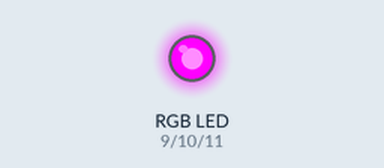
A sketch run on a simulated Arduino Uno, built with avr-gcc and run on an emulated ATmega328P. Parts: an RGB LED mixed from three pins (HIGH = lit).

Above: at 0.5 s.
At 1.5 s:
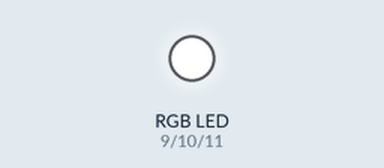
At 2.5 s:
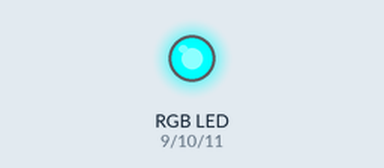
At 3.5 s:
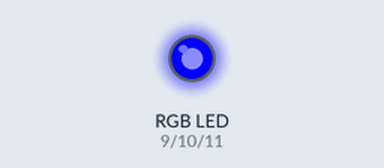
Timing chart, 0 to 4.6 s (numbered marks = the images above):
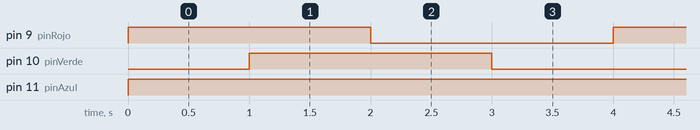

Measured:
- by itself, pin 9 (pinRojo), pin 10 (pinVerde): alternates HIGH for 2.0 s and LOW for 2.0 s
- by itself, pin 11 (pinAzul): LOW → HIGH at 0.00 s
- by itself, everything shown: repeats every 4.0 s, in 4 steps

The sketch:

rgb.ino
```cpp
const int pinRojo = 9;
const int pinVerde = 10;
const int pinAzul = 11;

void setup() {
  pinMode(pinRojo, OUTPUT);
  pinMode(pinVerde, OUTPUT);
  pinMode(pinAzul, OUTPUT);
}

void loop() {
  // --- MAGENTA (Rojo + Azul) ---
  analogWrite(pinRojo, 255); // Encendido
  analogWrite(pinVerde, 0);   // Apagado
  analogWrite(pinAzul, 255);  // Encendido
  delay(1000);

  // --- BLANCO (Rojo + Verde + Azul) ---
  analogWrite(pinRojo, 255); // Encendido
  analogWrite(pinVerde, 255); // Encendido
  analogWrite(pinAzul, 255);  // Encendido
  delay(1000);

  // --- CIAN (Verde + Azul) ---
  analogWrite(pinRojo, 0);    // Apagado
  analogWrite(pinVerde, 255); // Encendido
  analogWrite(pinAzul, 255);  // Encendido
  delay(1000);

  // --- AZUL (Solo Azul) ---
  analogWrite(pinRojo, 0);    // Apagado
  analogWrite(pinVerde, 0);    // Apagado
  analogWrite(pinAzul, 255);  // Encendido
  delay(1000);
}
```
